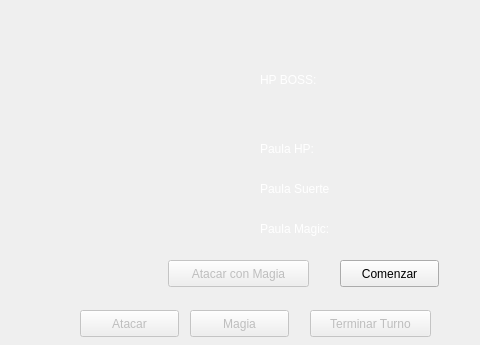
<?xml version="1.0" encoding="UTF-8"?>
<ui version="4.0">
 <class>dPaula</class>
 <widget class="QDialog" name="dPaula">
  <property name="geometry">
   <rect>
    <x>0</x>
    <y>0</y>
    <width>480</width>
    <height>345</height>
   </rect>
  </property>
  <property name="windowTitle">
   <string>Dialog</string>
  </property>
  <widget class="QLabel" name="HPBoss">
   <property name="geometry">
    <rect>
     <x>340</x>
     <y>70</y>
     <width>111</width>
     <height>17</height>
    </rect>
   </property>
   <property name="palette">
    <palette>
     <active>
      <colorrole role="WindowText">
       <brush brushstyle="SolidPattern">
        <color alpha="255">
         <red>255</red>
         <green>255</green>
         <blue>255</blue>
        </color>
       </brush>
      </colorrole>
     </active>
     <inactive>
      <colorrole role="WindowText">
       <brush brushstyle="SolidPattern">
        <color alpha="255">
         <red>255</red>
         <green>255</green>
         <blue>255</blue>
        </color>
       </brush>
      </colorrole>
     </inactive>
     <disabled>
      <colorrole role="WindowText">
       <brush brushstyle="SolidPattern">
        <color alpha="255">
         <red>159</red>
         <green>158</green>
         <blue>158</blue>
        </color>
       </brush>
      </colorrole>
     </disabled>
    </palette>
   </property>
   <property name="text">
    <string/>
   </property>
  </widget>
  <widget class="QLabel" name="sprite">
   <property name="geometry">
    <rect>
     <x>50</x>
     <y>70</y>
     <width>151</width>
     <height>171</height>
    </rect>
   </property>
   <property name="text">
    <string/>
   </property>
  </widget>
  <widget class="QLabel" name="label_3">
   <property name="geometry">
    <rect>
     <x>260</x>
     <y>180</y>
     <width>101</width>
     <height>17</height>
    </rect>
   </property>
   <property name="palette">
    <palette>
     <active>
      <colorrole role="WindowText">
       <brush brushstyle="SolidPattern">
        <color alpha="255">
         <red>255</red>
         <green>255</green>
         <blue>255</blue>
        </color>
       </brush>
      </colorrole>
     </active>
     <inactive>
      <colorrole role="WindowText">
       <brush brushstyle="SolidPattern">
        <color alpha="255">
         <red>255</red>
         <green>255</green>
         <blue>255</blue>
        </color>
       </brush>
      </colorrole>
     </inactive>
     <disabled>
      <colorrole role="WindowText">
       <brush brushstyle="SolidPattern">
        <color alpha="255">
         <red>159</red>
         <green>158</green>
         <blue>158</blue>
        </color>
       </brush>
      </colorrole>
     </disabled>
    </palette>
   </property>
   <property name="text">
    <string>Paula Suerte</string>
   </property>
  </widget>
  <widget class="QPushButton" name="magia">
   <property name="enabled">
    <bool>false</bool>
   </property>
   <property name="geometry">
    <rect>
     <x>190</x>
     <y>310</y>
     <width>99</width>
     <height>27</height>
    </rect>
   </property>
   <property name="text">
    <string>Magia</string>
   </property>
  </widget>
  <widget class="QPushButton" name="attack">
   <property name="enabled">
    <bool>false</bool>
   </property>
   <property name="geometry">
    <rect>
     <x>80</x>
     <y>310</y>
     <width>99</width>
     <height>27</height>
    </rect>
   </property>
   <property name="text">
    <string>Atacar</string>
   </property>
  </widget>
  <widget class="QLabel" name="PlayerMagic">
   <property name="geometry">
    <rect>
     <x>350</x>
     <y>220</y>
     <width>67</width>
     <height>17</height>
    </rect>
   </property>
   <property name="palette">
    <palette>
     <active>
      <colorrole role="WindowText">
       <brush brushstyle="SolidPattern">
        <color alpha="255">
         <red>255</red>
         <green>255</green>
         <blue>255</blue>
        </color>
       </brush>
      </colorrole>
     </active>
     <inactive>
      <colorrole role="WindowText">
       <brush brushstyle="SolidPattern">
        <color alpha="255">
         <red>255</red>
         <green>255</green>
         <blue>255</blue>
        </color>
       </brush>
      </colorrole>
     </inactive>
     <disabled>
      <colorrole role="WindowText">
       <brush brushstyle="SolidPattern">
        <color alpha="255">
         <red>159</red>
         <green>158</green>
         <blue>158</blue>
        </color>
       </brush>
      </colorrole>
     </disabled>
    </palette>
   </property>
   <property name="text">
    <string/>
   </property>
  </widget>
  <widget class="QLabel" name="label_2">
   <property name="geometry">
    <rect>
     <x>260</x>
     <y>70</y>
     <width>81</width>
     <height>20</height>
    </rect>
   </property>
   <property name="palette">
    <palette>
     <active>
      <colorrole role="WindowText">
       <brush brushstyle="SolidPattern">
        <color alpha="255">
         <red>255</red>
         <green>255</green>
         <blue>255</blue>
        </color>
       </brush>
      </colorrole>
     </active>
     <inactive>
      <colorrole role="WindowText">
       <brush brushstyle="SolidPattern">
        <color alpha="255">
         <red>255</red>
         <green>255</green>
         <blue>255</blue>
        </color>
       </brush>
      </colorrole>
     </inactive>
     <disabled>
      <colorrole role="WindowText">
       <brush brushstyle="SolidPattern">
        <color alpha="255">
         <red>159</red>
         <green>158</green>
         <blue>158</blue>
        </color>
       </brush>
      </colorrole>
     </disabled>
    </palette>
   </property>
   <property name="text">
    <string>HP BOSS:</string>
   </property>
  </widget>
  <widget class="QLabel" name="label">
   <property name="geometry">
    <rect>
     <x>260</x>
     <y>140</y>
     <width>67</width>
     <height>17</height>
    </rect>
   </property>
   <property name="palette">
    <palette>
     <active>
      <colorrole role="WindowText">
       <brush brushstyle="SolidPattern">
        <color alpha="255">
         <red>255</red>
         <green>255</green>
         <blue>255</blue>
        </color>
       </brush>
      </colorrole>
     </active>
     <inactive>
      <colorrole role="WindowText">
       <brush brushstyle="SolidPattern">
        <color alpha="255">
         <red>255</red>
         <green>255</green>
         <blue>255</blue>
        </color>
       </brush>
      </colorrole>
     </inactive>
     <disabled>
      <colorrole role="WindowText">
       <brush brushstyle="SolidPattern">
        <color alpha="255">
         <red>159</red>
         <green>158</green>
         <blue>158</blue>
        </color>
       </brush>
      </colorrole>
     </disabled>
    </palette>
   </property>
   <property name="text">
    <string>Paula HP:</string>
   </property>
  </widget>
  <widget class="QLabel" name="Message">
   <property name="geometry">
    <rect>
     <x>80</x>
     <y>20</y>
     <width>361</width>
     <height>41</height>
    </rect>
   </property>
   <property name="palette">
    <palette>
     <active>
      <colorrole role="WindowText">
       <brush brushstyle="SolidPattern">
        <color alpha="255">
         <red>255</red>
         <green>255</green>
         <blue>255</blue>
        </color>
       </brush>
      </colorrole>
     </active>
     <inactive>
      <colorrole role="WindowText">
       <brush brushstyle="SolidPattern">
        <color alpha="255">
         <red>255</red>
         <green>255</green>
         <blue>255</blue>
        </color>
       </brush>
      </colorrole>
     </inactive>
     <disabled>
      <colorrole role="WindowText">
       <brush brushstyle="SolidPattern">
        <color alpha="255">
         <red>159</red>
         <green>158</green>
         <blue>158</blue>
        </color>
       </brush>
      </colorrole>
     </disabled>
    </palette>
   </property>
   <property name="text">
    <string/>
   </property>
  </widget>
  <widget class="QLabel" name="PlayerHP">
   <property name="geometry">
    <rect>
     <x>330</x>
     <y>140</y>
     <width>67</width>
     <height>17</height>
    </rect>
   </property>
   <property name="palette">
    <palette>
     <active>
      <colorrole role="WindowText">
       <brush brushstyle="SolidPattern">
        <color alpha="255">
         <red>255</red>
         <green>255</green>
         <blue>255</blue>
        </color>
       </brush>
      </colorrole>
     </active>
     <inactive>
      <colorrole role="WindowText">
       <brush brushstyle="SolidPattern">
        <color alpha="255">
         <red>255</red>
         <green>255</green>
         <blue>255</blue>
        </color>
       </brush>
      </colorrole>
     </inactive>
     <disabled>
      <colorrole role="WindowText">
       <brush brushstyle="SolidPattern">
        <color alpha="255">
         <red>159</red>
         <green>158</green>
         <blue>158</blue>
        </color>
       </brush>
      </colorrole>
     </disabled>
    </palette>
   </property>
   <property name="text">
    <string/>
   </property>
  </widget>
  <widget class="QLabel" name="label_4">
   <property name="geometry">
    <rect>
     <x>260</x>
     <y>220</y>
     <width>81</width>
     <height>17</height>
    </rect>
   </property>
   <property name="palette">
    <palette>
     <active>
      <colorrole role="WindowText">
       <brush brushstyle="SolidPattern">
        <color alpha="255">
         <red>255</red>
         <green>255</green>
         <blue>255</blue>
        </color>
       </brush>
      </colorrole>
     </active>
     <inactive>
      <colorrole role="WindowText">
       <brush brushstyle="SolidPattern">
        <color alpha="255">
         <red>255</red>
         <green>255</green>
         <blue>255</blue>
        </color>
       </brush>
      </colorrole>
     </inactive>
     <disabled>
      <colorrole role="WindowText">
       <brush brushstyle="SolidPattern">
        <color alpha="255">
         <red>159</red>
         <green>158</green>
         <blue>158</blue>
        </color>
       </brush>
      </colorrole>
     </disabled>
    </palette>
   </property>
   <property name="text">
    <string>Paula Magic:</string>
   </property>
  </widget>
  <widget class="QLabel" name="l2">
   <property name="geometry">
    <rect>
     <x>100</x>
     <y>250</y>
     <width>67</width>
     <height>17</height>
    </rect>
   </property>
   <property name="text">
    <string/>
   </property>
  </widget>
  <widget class="QPushButton" name="pushButton">
   <property name="geometry">
    <rect>
     <x>340</x>
     <y>260</y>
     <width>99</width>
     <height>27</height>
    </rect>
   </property>
   <property name="text">
    <string>Comenzar</string>
   </property>
  </widget>
  <widget class="QLabel" name="Lucky">
   <property name="geometry">
    <rect>
     <x>360</x>
     <y>180</y>
     <width>67</width>
     <height>17</height>
    </rect>
   </property>
   <property name="palette">
    <palette>
     <active>
      <colorrole role="WindowText">
       <brush brushstyle="SolidPattern">
        <color alpha="255">
         <red>255</red>
         <green>255</green>
         <blue>255</blue>
        </color>
       </brush>
      </colorrole>
     </active>
     <inactive>
      <colorrole role="WindowText">
       <brush brushstyle="SolidPattern">
        <color alpha="255">
         <red>255</red>
         <green>255</green>
         <blue>255</blue>
        </color>
       </brush>
      </colorrole>
     </inactive>
     <disabled>
      <colorrole role="WindowText">
       <brush brushstyle="SolidPattern">
        <color alpha="255">
         <red>159</red>
         <green>158</green>
         <blue>158</blue>
        </color>
       </brush>
      </colorrole>
     </disabled>
    </palette>
   </property>
   <property name="text">
    <string/>
   </property>
  </widget>
  <widget class="QLabel" name="l3">
   <property name="geometry">
    <rect>
     <x>90</x>
     <y>210</y>
     <width>67</width>
     <height>17</height>
    </rect>
   </property>
   <property name="text">
    <string/>
   </property>
  </widget>
  <widget class="QPushButton" name="finish">
   <property name="enabled">
    <bool>false</bool>
   </property>
   <property name="geometry">
    <rect>
     <x>310</x>
     <y>310</y>
     <width>121</width>
     <height>27</height>
    </rect>
   </property>
   <property name="text">
    <string>Terminar Turno</string>
   </property>
  </widget>
  <widget class="QLabel" name="l1">
   <property name="enabled">
    <bool>false</bool>
   </property>
   <property name="geometry">
    <rect>
     <x>370</x>
     <y>120</y>
     <width>67</width>
     <height>17</height>
    </rect>
   </property>
   <property name="text">
    <string/>
   </property>
  </widget>
  <widget class="QPushButton" name="ataquemagica">
   <property name="enabled">
    <bool>false</bool>
   </property>
   <property name="geometry">
    <rect>
     <x>168</x>
     <y>260</y>
     <width>141</width>
     <height>27</height>
    </rect>
   </property>
   <property name="text">
    <string>Atacar con Magia</string>
   </property>
  </widget>
  <widget class="QLabel" name="label_5">
   <property name="geometry">
    <rect>
     <x>0</x>
     <y>0</y>
     <width>481</width>
     <height>351</height>
    </rect>
   </property>
   <property name="palette">
    <palette>
     <active>
      <colorrole role="WindowText">
       <brush brushstyle="SolidPattern">
        <color alpha="255">
         <red>255</red>
         <green>255</green>
         <blue>255</blue>
        </color>
       </brush>
      </colorrole>
     </active>
     <inactive>
      <colorrole role="WindowText">
       <brush brushstyle="SolidPattern">
        <color alpha="255">
         <red>255</red>
         <green>255</green>
         <blue>255</blue>
        </color>
       </brush>
      </colorrole>
     </inactive>
     <disabled>
      <colorrole role="WindowText">
       <brush brushstyle="SolidPattern">
        <color alpha="255">
         <red>159</red>
         <green>158</green>
         <blue>158</blue>
        </color>
       </brush>
      </colorrole>
     </disabled>
    </palette>
   </property>
   <property name="text">
    <string/>
   </property>
   <property name="pixmap">
    <pixmap resource="Sprites/resource.qrc">:/giygas.jpg</pixmap>
   </property>
   <property name="scaledContents">
    <bool>true</bool>
   </property>
  </widget>
  <zorder>label_5</zorder>
  <zorder>HPBoss</zorder>
  <zorder>sprite</zorder>
  <zorder>label_3</zorder>
  <zorder>magia</zorder>
  <zorder>attack</zorder>
  <zorder>PlayerMagic</zorder>
  <zorder>label_2</zorder>
  <zorder>label</zorder>
  <zorder>Message</zorder>
  <zorder>PlayerHP</zorder>
  <zorder>label_4</zorder>
  <zorder>l2</zorder>
  <zorder>pushButton</zorder>
  <zorder>Lucky</zorder>
  <zorder>l3</zorder>
  <zorder>finish</zorder>
  <zorder>l1</zorder>
  <zorder>ataquemagica</zorder>
 </widget>
 <resources>
  <include location="Sprites/resource.qrc"/>
 </resources>
 <connections/>
</ui>
